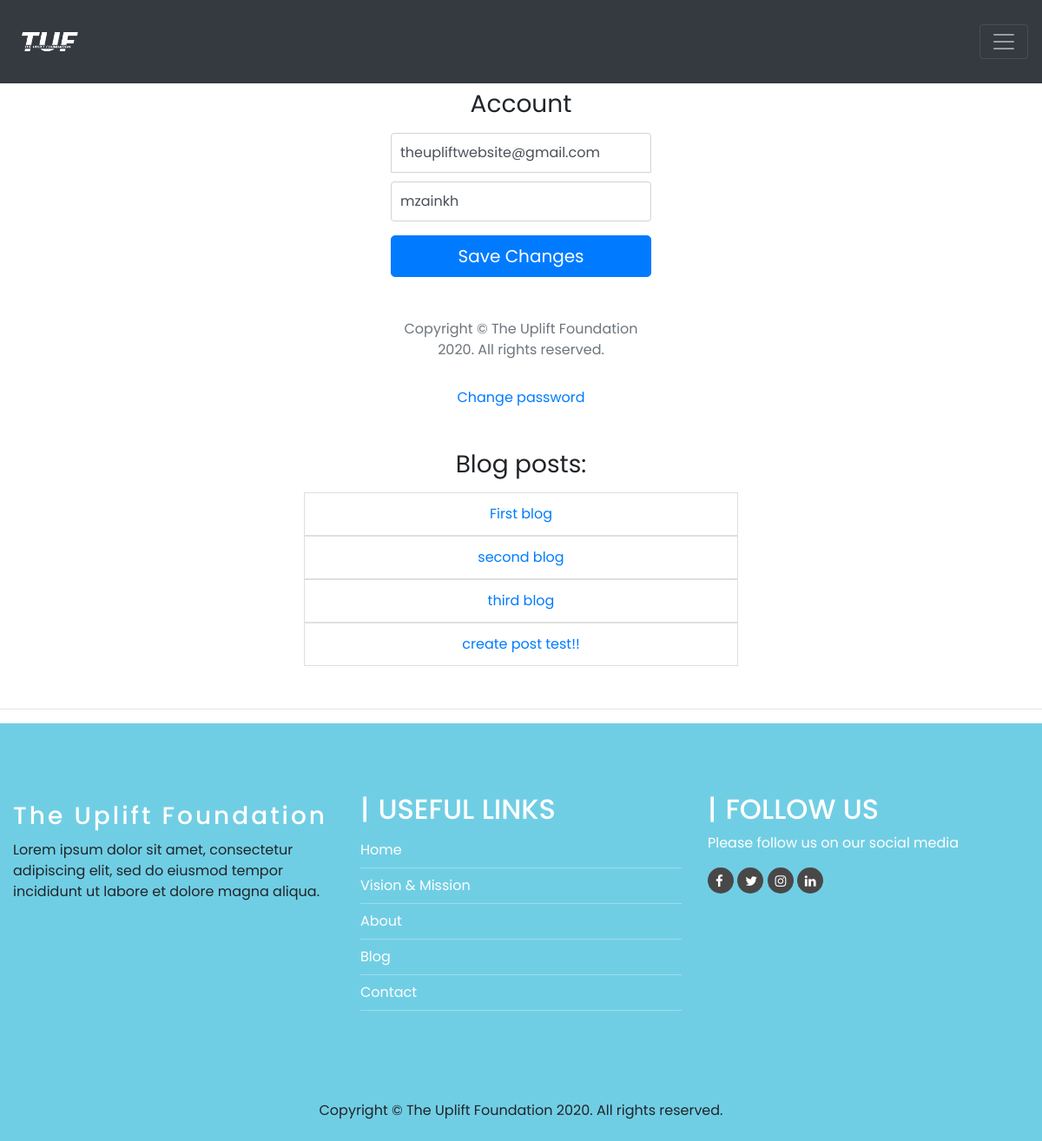
The page /account/ (signed in) on the database as committed earlier.
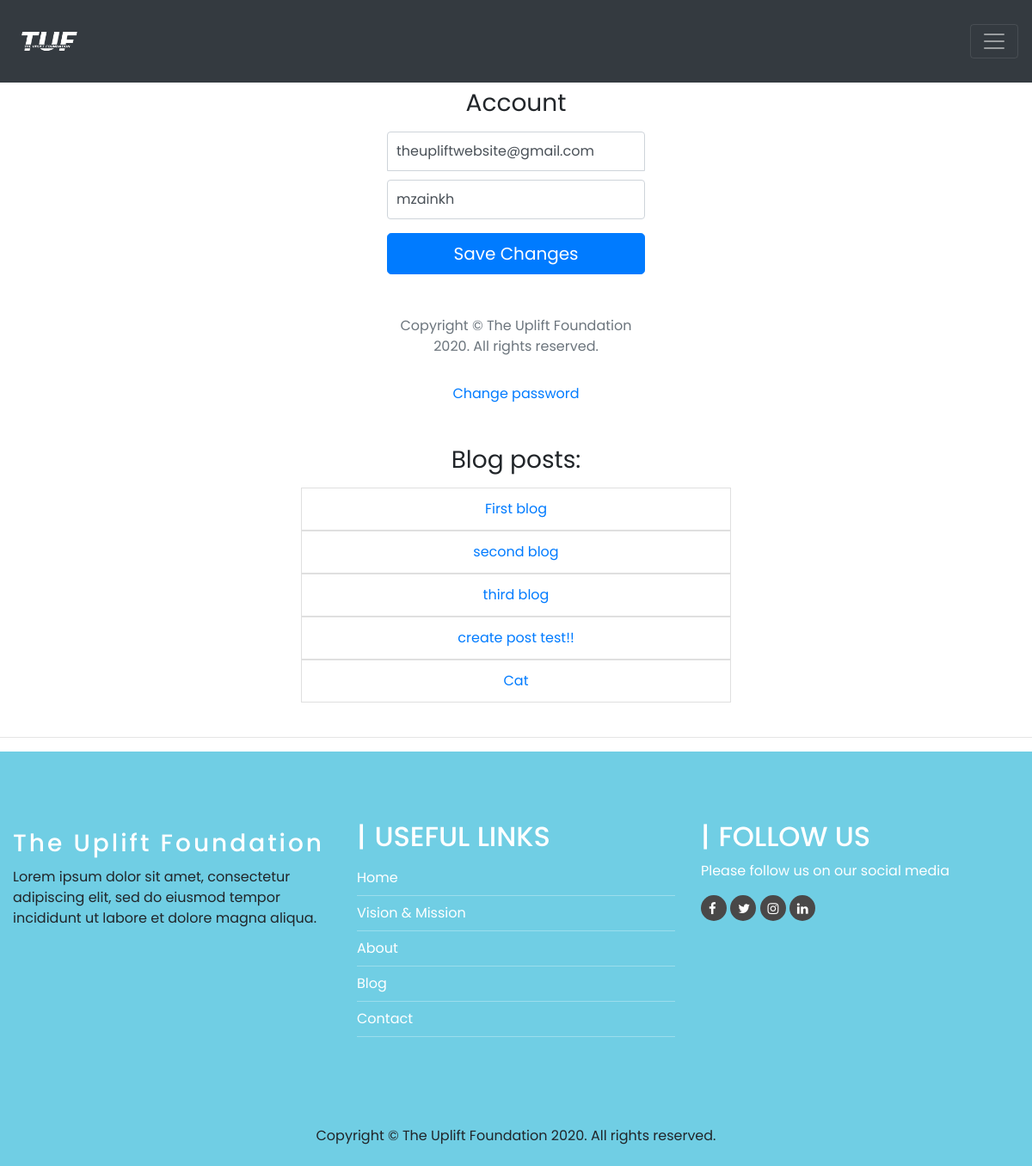
The same page on the database as committed later.
### blog/models.py (models this page shows)
class BlogPost(models.Model):
    title           = models.CharField(max_length=50, null=False, blank=False)
    body            = models.TextField(max_length=5000, null=False, blank=False)
    image           = models.ImageField(upload_to=upload_location, null=False, blank=False)
    date_published  = models.DateTimeField(auto_now_add=True, verbose_name="date published")
    date_updated    = models.DateTimeField(auto_now=True, verbose_name="date updated")
    author          = models.ForeignKey(settings.AUTH_USER_MODEL, on_delete=models.CASCADE)
    slug            = models.SlugField(blank=True, unique=True)
    def __str__(self):
        return(self.title)

### account/views.py (the view)
# urls.py: path('account/', account_view, name="account"),
def account_view(request):
    if not request.user.is_authenticated:
        return redirect("login")
    context = {}
    if request.POST:
        form = AccountUpdateForm(request.POST, instance=request.user)
        if form.is_valid():
            form.initial = {
                "email": request.POST['email'],
                "username": request.POST['username'],
            }
            form.save()
            context['success_message'] = "Credentials updated successfully"
    else:
        form = AccountUpdateForm(
            initial={
                "email": request.user.email,
                "username": request.user.username,
            }
        )
    context['account_form'] = form
    blog_posts = BlogPost.objects.filter(author=request.user)
    context['blog_posts'] = blog_posts
    return render (request, 'account/account.html', context)

### account/forms.py (shortened to what this page needs)
class AccountUpdateForm(forms.ModelForm):
    class Meta:
        model = Account
        fields = ('email', 'username')

### account/templates/account/account.html (shortened to what this page needs)
{% extends 'index.html' %}
{% load static %}
{% block content %}
<form class="form-signin" method="POST">{% csrf_token %}
    <div class="d-flex flex-column pb-3">
    </div>
    <h1 class="h3 mb-3 font-weight-normal">Account</h1>
    <input type="email" name="email" id="inputEmail" class="form-control" placeholder="Email address" required autofocus value={{account_form.initial.email}}>
    <input type="text" name="username" id="inputUsername" class="form-control" placeholder="Username" required value={{account_form.initial.username}}>
    <button class="btn btn-lg btn-primary btn-block" type="submit">Save Changes</button>
    <p class="mt-5 mb-3 text-muted">Copyright &copy; The Uplift Foundation 2020. All rights reserved.</p>
</form>
<div class="d-flex flex-column">
    <a class="m-auto" href="{% url 'password_change' %}">Change password</a>
</div>
<div class="container mt-4 p-4">
    <div class="row">
        <div class="blog-posts">
            <h3 class="mb-3 font-weight-normal">Blog posts:</h3>
            {% if blog_posts %}
            <ul class="list-group">
                {% for post in blog_posts %}
                <a href="{% url 'blog:detail' post.slug %}" style="text-decoration: none;"><li class="list-group-item">{{post}}</li></a>
                {% endfor %}
            </ul>
            {% else %}
                <p>You have no blog posts. Create a post <a href="{% url 'blog:create' %}">here</a>.</p>
            {% endif %}
        </div>
    </div>
</div>
{% endblock content %}

Rows that differ between the two databases and show on the page:
added BlogPost: title "Cat"
